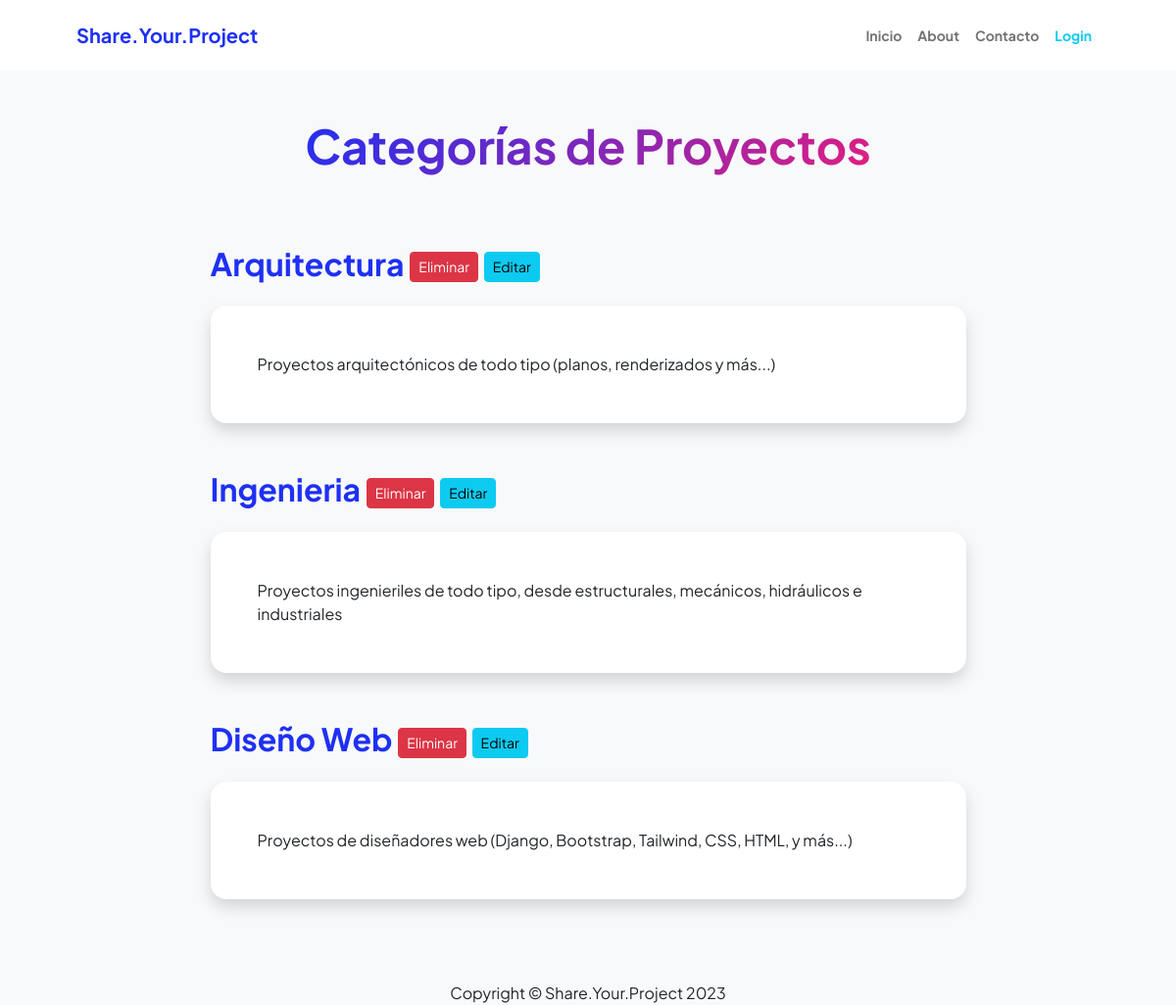
Page /proyectocategoria/list/ on the committed database.
### apps/proyectos/models.py (models this page shows, shortened)
class ProyectoCategoria(models.Model):
    nombre = models.CharField(max_length=100, unique=True)
    descripcion = models.CharField(max_length=200, verbose_name="descripción")
    class Meta:
        verbose_name = "categoría de proyectos"
        verbose_name_plural = "categoría de proyectos"

### apps/proyectos/views.py (the view)
# urls.py: path("proyectocategoria/list/", views.ProyectoCategoriaList.as_view(),
class ProyectoCategoriaList(ListView):
    model = models.ProyectoCategoria

### apps/proyectos/templates/proyectos/proyectocategoria_list.html (shortened to what this page needs)
{% extends 'proyectos/base.html' %}
{% block TITULO_BASE %}
    <div class="text-center mb-5">
        <h1 class="display-5 fw-bolder mb-0"><span class="text-gradient d-inline">Categorías de Proyectos</span></h1>
    </div>
    <br>
{% endblock TITULO_BASE %}
{% block CONTENIDO %}
    {%if object_list %}
        {% for object in object_list %}
            <div class="d-flex align-items-center justify-content-between mb-4">
                <h2 class="text-primary fw-bolder mb-0">{{object.nombre}} <a href="{% url 'proyectos:proyectocategoria_delete' object.id %}" class="btn btn-danger btn-sm">Eliminar</a> <a href="{% url 'proyectos:proyectocategoria_modificar' object.id %}" class="btn btn-info btn-sm">Editar </a>
                </h2>
            </div>
            <div class="card shadow border-0 rounded-4 mb-5">
                <div class="card-body p-5">
                    {{object.descripcion}}
                </div>
            </div>
        {% endfor %}
    {% endif %}
{% endblock CONTENIDO %}

### rows in the picture
ProyectoCategoria: nombre "Arquitectura", descripcion "Proyectos arquitectónicos de todo tipo (planos, renderizados y más...)"
ProyectoCategoria: nombre "Ingenieria", descripcion "Proyectos ingenieriles de todo tipo, desde estructurales, mecánicos, hidráulicos e industriales"
ProyectoCategoria: nombre "Diseño Web", descripcion "Proyectos de diseñadores web (Django, Bootstrap, Tailwind, CSS, HTML, y más...)"
